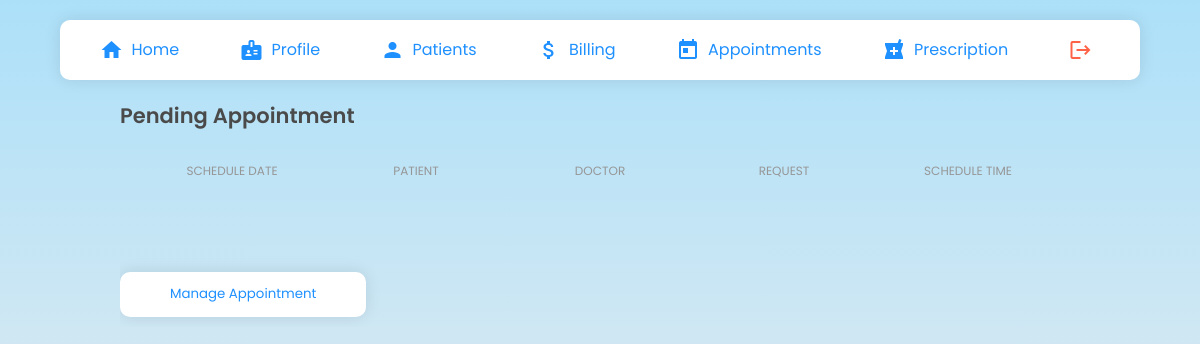
The page /doctors/manage-appt/ (signed in) on the database as committed earlier.
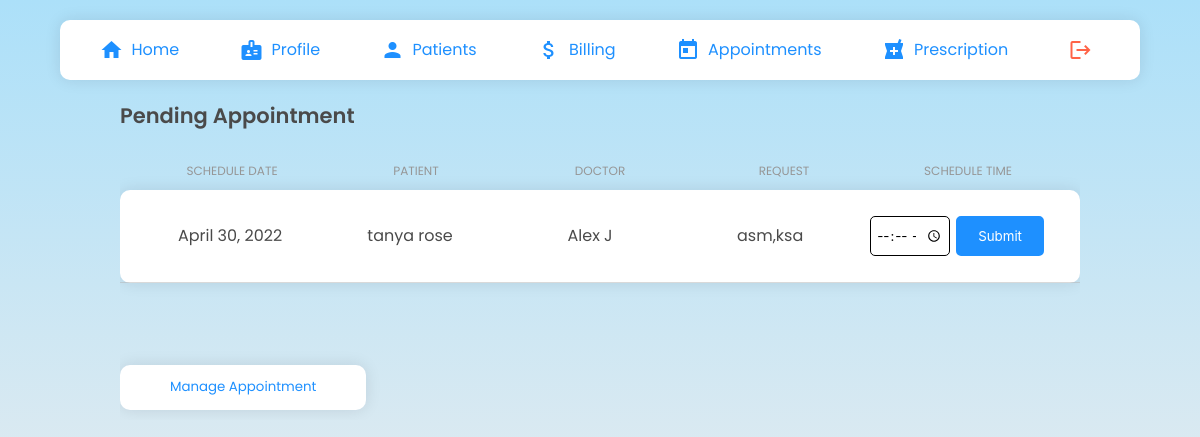
The same page on the database as committed later.
### clinic/models.py (models this page shows, shortened)
class Schedule(models.Model):
    STATUS = ( ('Confirmed','Confirmed'), ('Pending','Pending'))
    scheduleDate = models.DateField(validators =  [MinValueValidator(datetime.date.today), MaxValueValidator(datetime.date.today() + datetime.timedelta(days=14))])
    scheduleTime = models.TimeField(blank=True, null=True, validators=[MinValueValidator(datetime.time(10,0,0)), MaxValueValidator(datetime.time(18,0,0))])
    accepted = models.BooleanField(default=False)
    accepted_date = models.DateField(auto_now_add=False, null=True, blank=True)
    request = models.TextField(blank=True)
    status = models.CharField(null=True, max_length=10, choices=STATUS,blank=True)
    patient =  models.ForeignKey('patients.Patient', null=True, on_delete= models.CASCADE)
    doctor = models.ForeignKey('doctors.Doctors', null=True, on_delete=models.CASCADE)
    date_created= models.DateTimeField(auto_now_add=True, null=True)
    class Meta:
        ordering = ["-date_created"]

### patients/models.py (models this page shows, shortened)
class Patient(models.Model):
    user = models.OneToOneField(User, on_delete= models.CASCADE, primary_key= True)
    pname=models.CharField(max_length=200, null=True)
    age=models.CharField(max_length=4, null=True)
    gender= models.CharField(max_length=6, null=True)
    email=models.CharField(max_length=200, null=True)
    address= models.CharField(max_length=500, null=True)
    phone_regex = RegexValidator( regex = r'^\+?1?\d{9,10}$', message ="Phone number must be entered in the format +919999999999. Up to 10 digits allowed.")
    phone = models.CharField('Phone',validators =[phone_regex], max_length=10, unique = True,null=True)
    date_created= models.DateTimeField(auto_now_add=True, null=True)

### doctors/models.py (models this page shows, shortened)
class Doctors(models.Model):
    ROLE = (
			('Doctor', 'Doctor'),
			('Staff', 'Staff'),
			)
    user = models.OneToOneField(User, on_delete= models.CASCADE, primary_key= True)
    dname = models.CharField(max_length=200, null=True)
    phone = models.CharField(max_length=200, null=True)
    email = models.CharField(max_length=200, null=True)
    date_created = models.DateTimeField(auto_now_add=True, null=True)
    gender= models.CharField(max_length=200, null=True)
    role = models.CharField(max_length=200, null=True,choices=ROLE)
    specialisation = models.CharField(max_length=200, null=True)
    address= models.CharField(max_length=200, null=True)

### doctors/views.py (the view, shortened to what this page needs)
# urls.py: path('manage-appt/', Manageapt.as_view() ,name="manage-appt"),
class Manageapt(LoginRequiredMixin,ListView):
    template_name = "doctors/mng.html"
    model = Schedule
    context_object_name= "apt"
    def get_context_data(self,*args, **kwargs):
        context= super().get_context_data(**kwargs)
        apt = Schedule.objects.all()
        context.update({
            "title":"Manage Appointment"
        })
        return context

### doctors/templates/doctors/mng.html (shortened to what this page needs)
{% extends 'doctors/navbar.html' %} {% load static %} {% block head %}
<link rel="stylesheet" type="text/css" href="{% static 'css/manage.css' %}" />
<link rel="stylesheet" type="text/css" href="{% static 'css/components.css' %}" />
{% endblock %} {% block content %}
<div class="manageMain">
  <div class="adcTableContainer">
    <h3>Pending Appointment</h3>
    <div class="adcTable">
      <div class="adcRow adcHead">
        <div class="adcCell">Schedule Date</div>
        <div class="adcCell">Patient</div>
        <div class="adcCell">Doctor</div>
        <div class="adcCell">Request</div>
        <div class="adcCell">Schedule Time</div>
      </div>
      <div class="adcRowBody">
        {% for i in apt %}
            {% if i.accepted == False %}
            <div class="adcRow">
                <div class="adcCell">{{i.scheduleDate}}</div>
                <div class="adcCell">{{i.patient.pname}}</div>
                <div class="adcCell">{{i.doctor.dname}}</div>
                <div class="adcCell">{{i.request}}</div>
                <div class="adcCell">
                    <form action="" method="post" class="tableForm">
                        <input class="adcInputTime" type="time" name="time" min="10:00" max="18:00" required /></td>
                        <input class="adcBtn adcBtn-solid" type="submit" name="Accept">
                    </form>
                </div>
            </div>
            {% endif %}
        {% endfor %}
      </div>
    </div>
    <br />
    <br />
    <br />
<div class="manage">
      <a href="{% url 'atdapt'  %}"><button type="submit">Manage Appointment</button></a>
  </div>
  </div>
</div>
    {% endblock %}

Rows that differ between the two databases and show on the page:
added Schedule: scheduleDate "April 30, 2022", patient.pname "tanya rose", doctor.dname "Alex J", request "asm,ksa"
